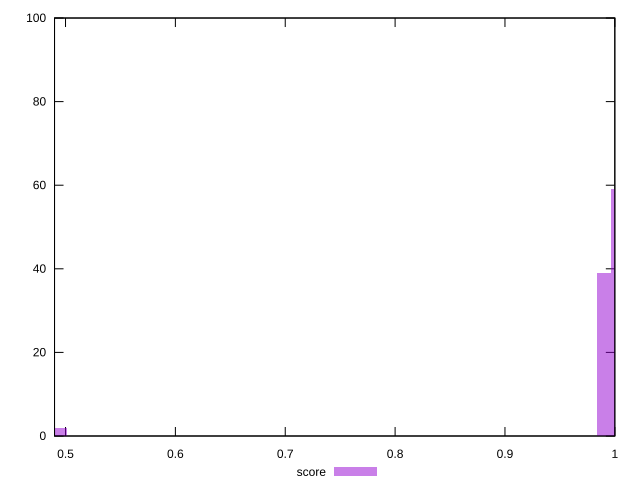

Write the gnuplot code that produced this figure.
reset

$score <<EOF
0.9901891697321802 39
1.0022646474118408 59
0.4950945848660901 2
EOF

set key outside below
set boxwidth 0.012075477679660733
set xrange [0.49:1]
set yrange [0:100]
set trange [0:100]
set style fill transparent solid 0.5 noborder
set terminal svg size 640, 490 enhanced background rgb 'white'
set output "report_00018_2021-02-10T15-25-16.877Z/first-cpu-idle/samples/pages+cached+noadtech+nomedia/score/histogram.svg"

plot $score title "score" with boxes

reset
